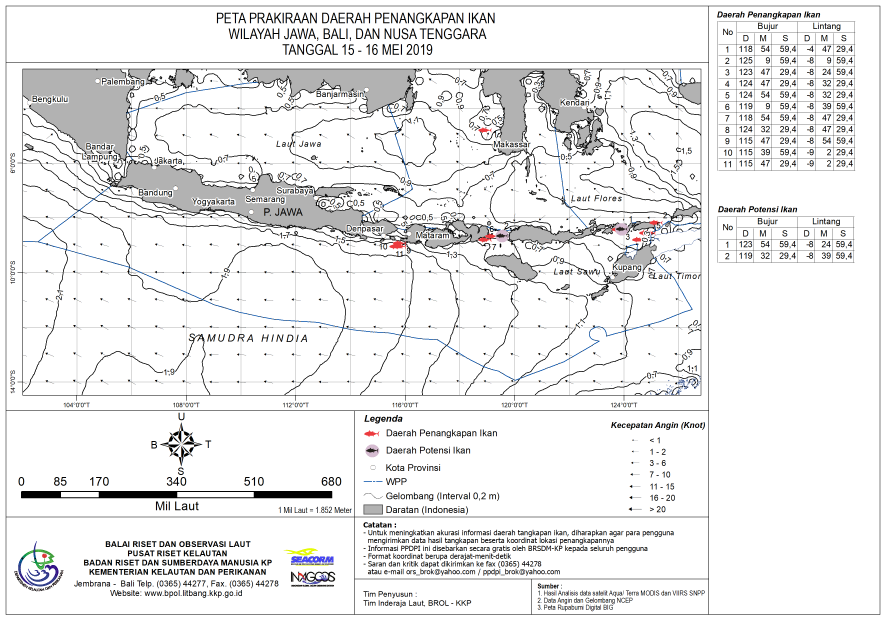
#> input picture jbn_20190515_16.png, 3544 x 2481 px (shown at 1/4 size)
$ python crop.py   (Python 2 division)
#> lines starting #> are read from the running program, lines starting #| are printed output that depends on the picture
from PIL import Image
import pytesseract
import pandas as pd
image = Image.open("jbn_20190515_16.png")
#> image is the input picture: PIL image 3544x2481 RGB; mean R, G, B 234.7, 234.8, 235
crop = image.crop((2850,30,3430,1450))
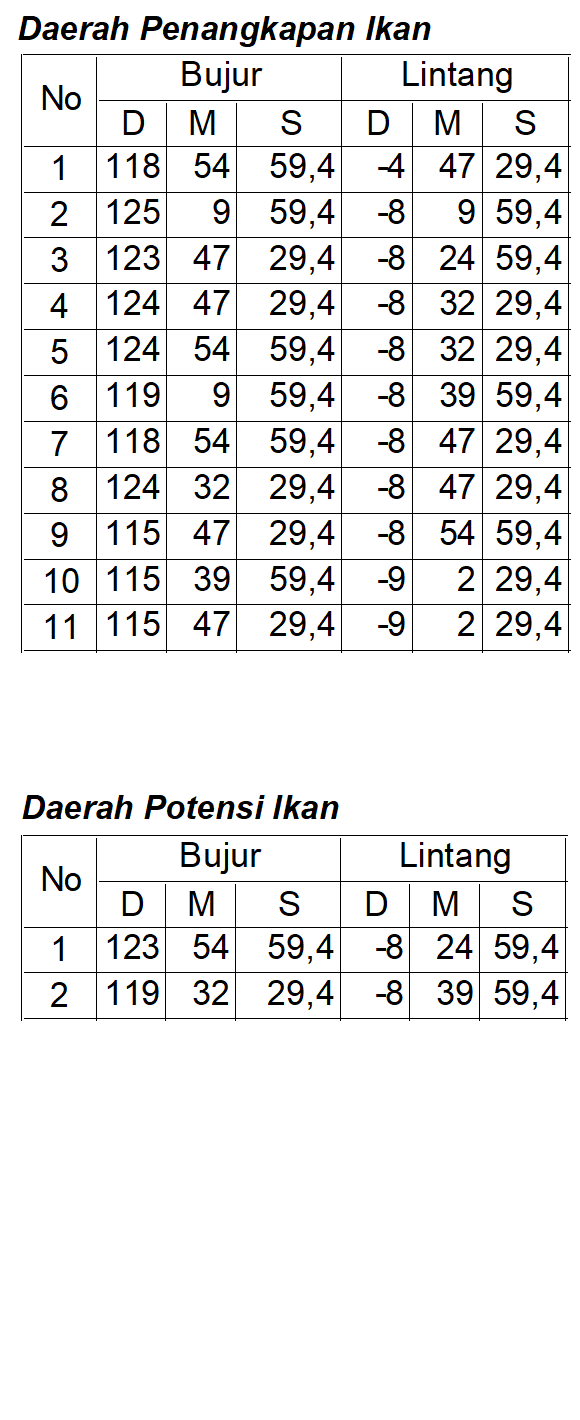
#> crop: PIL image 580x1420 RGB; mean R, G, B 236.3, 236.3, 236.3
#> (the run stopped early here; a loop or call above may not have finished)

$ run again, with jbn_20190517_19.png copied over jbn_20190515_16.png
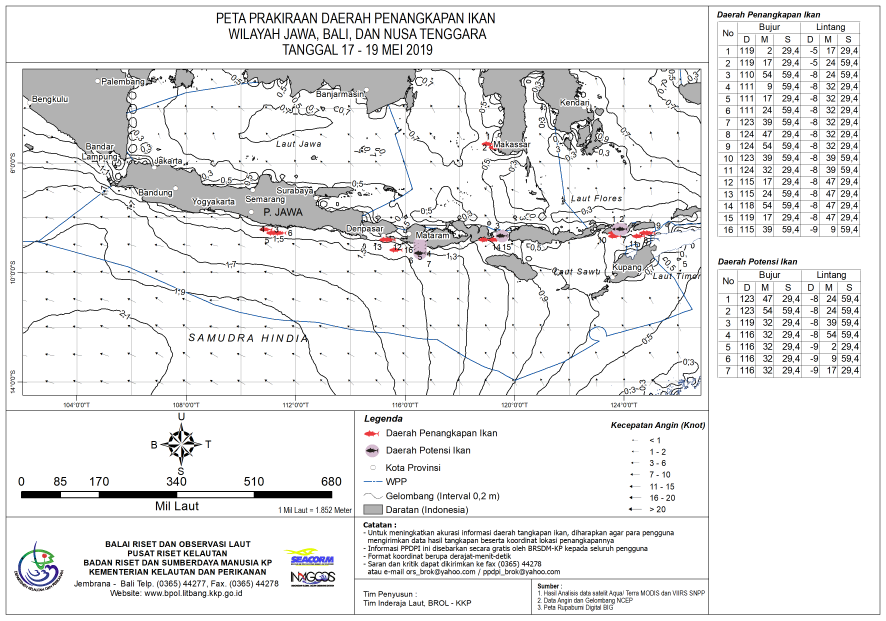
#> input picture jbn_20190517_19.png, 3544 x 2481 px (shown at 1/4 size)
#> image is the input picture: PIL image 3544x2481 RGB; mean R, G, B 233.9, 233.9, 234.2
#> `crop = image.crop((2850,30,3430,1450))`:
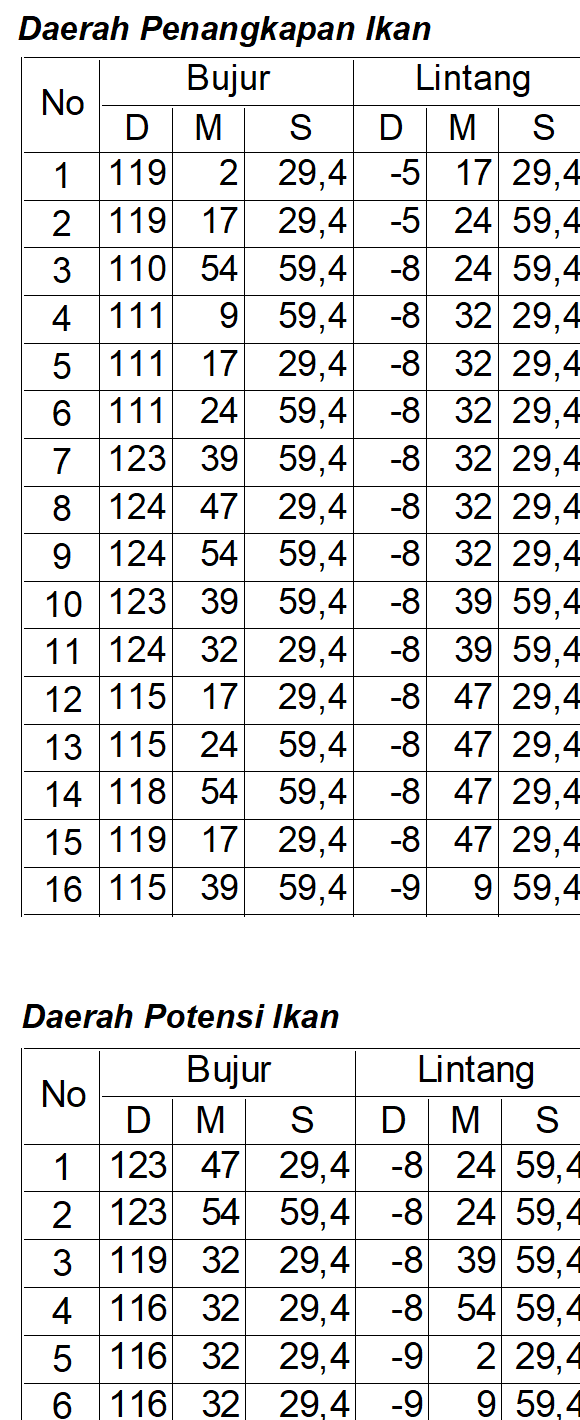
#> crop: PIL image 580x1420 RGB; mean R, G, B 225.9, 225.9, 225.9
